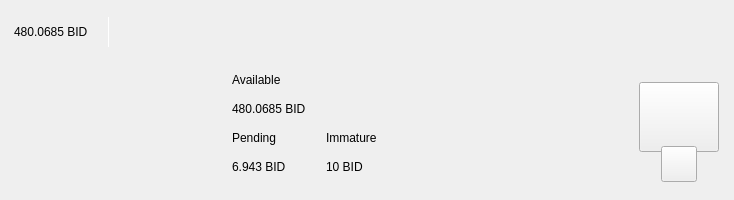
<?xml version="1.0" encoding="UTF-8"?>
<ui version="4.0">
 <class>TopBar</class>
 <widget class="QWidget" name="TopBar">
  <property name="geometry">
   <rect>
    <x>0</x>
    <y>0</y>
    <width>734</width>
    <height>200</height>
   </rect>
  </property>
  <property name="minimumSize">
   <size>
    <width>0</width>
    <height>200</height>
   </size>
  </property>
  <property name="maximumSize">
   <size>
    <width>16777215</width>
    <height>200</height>
   </size>
  </property>
  <property name="windowTitle">
   <string>Form</string>
  </property>
  <layout class="QVBoxLayout" name="verticalLayout_10" stretch="0">
   <property name="spacing">
    <number>0</number>
   </property>
   <property name="leftMargin">
    <number>0</number>
   </property>
   <property name="topMargin">
    <number>0</number>
   </property>
   <property name="rightMargin">
    <number>0</number>
   </property>
   <property name="bottomMargin">
    <number>0</number>
   </property>
   <item>
    <widget class="PFBorderImage" name="containerTop">
     <layout class="QVBoxLayout" name="verticalLayout_11">
      <property name="spacing">
       <number>0</number>
      </property>
      <property name="leftMargin">
       <number>0</number>
      </property>
      <property name="topMargin">
       <number>0</number>
      </property>
      <property name="rightMargin">
       <number>0</number>
      </property>
      <property name="bottomMargin">
       <number>0</number>
      </property>
      <item>
       <widget class="QWidget" name="top_container_2" native="true">
        <property name="minimumSize">
         <size>
          <width>0</width>
          <height>65</height>
         </size>
        </property>
        <layout class="QHBoxLayout" name="top_container">
         <property name="spacing">
          <number>0</number>
         </property>
         <property name="leftMargin">
          <number>14</number>
         </property>
         <property name="topMargin">
          <number>0</number>
         </property>
         <property name="rightMargin">
          <number>14</number>
         </property>
         <property name="bottomMargin">
          <number>0</number>
         </property>
         <item alignment="Qt::AlignVCenter">
          <widget class="QWidget" name="widgetTopAmount" native="true">
           <property name="sizePolicy">
            <sizepolicy hsizetype="Preferred" vsizetype="Maximum">
             <horstretch>0</horstretch>
             <verstretch>0</verstretch>
            </sizepolicy>
           </property>
           <layout class="QHBoxLayout" name="horizontalLayout_5">
            <property name="spacing">
             <number>0</number>
            </property>
            <property name="leftMargin">
             <number>0</number>
            </property>
            <property name="topMargin">
             <number>0</number>
            </property>
            <property name="rightMargin">
             <number>0</number>
            </property>
            <property name="bottomMargin">
             <number>0</number>
            </property>
            <item alignment="Qt::AlignTop">
             <widget class="QLabel" name="labelAmountTopPiv">
              <property name="minimumSize">
               <size>
                <width>0</width>
                <height>36</height>
               </size>
              </property>
              <property name="styleSheet">
               <string notr="true">padding:0px;margin:0px;</string>
              </property>
              <property name="text">
               <string>480.0685 BID</string>
              </property>
             </widget>
            </item>
            <item>
             <spacer name="horizontalSpacer_11">
              <property name="orientation">
               <enum>Qt::Horizontal</enum>
              </property>
              <property name="sizeType">
               <enum>QSizePolicy::Fixed</enum>
              </property>
              <property name="sizeHint" stdset="0">
               <size>
                <width>20</width>
                <height>20</height>
               </size>
              </property>
             </spacer>
            </item>
            <item alignment="Qt::AlignVCenter">
             <widget class="QLabel" name="label_16">
              <property name="minimumSize">
               <size>
                <width>1</width>
                <height>30</height>
               </size>
              </property>
              <property name="maximumSize">
               <size>
                <width>1</width>
                <height>30</height>
               </size>
              </property>
              <property name="styleSheet">
               <string notr="true">background-color:white;
padding:0px;
border:none;</string>
              </property>
              <property name="text">
               <string/>
              </property>
             </widget>
            </item>
            <item>
             <spacer name="horizontalSpacer_12">
              <property name="orientation">
               <enum>Qt::Horizontal</enum>
              </property>
              <property name="sizeType">
               <enum>QSizePolicy::Fixed</enum>
              </property>
              <property name="sizeHint" stdset="0">
               <size>
                <width>20</width>
                <height>20</height>
               </size>
              </property>
             </spacer>
            </item>
           </layout>
          </widget>
         </item>
         <item>
          <spacer name="horizontalSpacer">
           <property name="orientation">
            <enum>Qt::Horizontal</enum>
           </property>
           <property name="sizeHint" stdset="0">
            <size>
             <width>40</width>
             <height>20</height>
            </size>
           </property>
          </spacer>
         </item>
         <item>
          <layout class="QHBoxLayout" name="horizontalLayout_4">
           <property name="spacing">
            <number>12</number>
           </property>
           <property name="rightMargin">
            <number>0</number>
           </property>
           <item alignment="Qt::AlignRight">
            <widget class="QWidget" name="layoutSync" native="true">
             <property name="minimumSize">
              <size>
               <width>0</width>
               <height>36</height>
              </size>
             </property>
             <property name="maximumSize">
              <size>
               <width>16777215</width>
               <height>36</height>
              </size>
             </property>
             <layout class="QVBoxLayout" name="verticalLayout_9">
              <property name="leftMargin">
               <number>0</number>
              </property>
              <property name="topMargin">
               <number>0</number>
              </property>
              <property name="rightMargin">
               <number>0</number>
              </property>
              <property name="bottomMargin">
               <number>0</number>
              </property>
              <item>
               <widget class="ExpandableButton" name="pushButtonSync" native="true">
                <property name="minimumSize">
                 <size>
                  <width>36</width>
                  <height>36</height>
                 </size>
                </property>
                <property name="maximumSize">
                 <size>
                  <width>16777215</width>
                  <height>36</height>
                 </size>
                </property>
               </widget>
              </item>
             </layout>
            </widget>
           </item>
           <item>
            <widget class="ExpandableButton" name="pushButtonMint" native="true">
             <property name="minimumSize">
              <size>
               <width>36</width>
               <height>36</height>
              </size>
             </property>
            </widget>
           </item>
           <item>
            <widget class="ExpandableButton" name="pushButtonStack" native="true">
             <property name="minimumSize">
              <size>
               <width>36</width>
               <height>36</height>
              </size>
             </property>
            </widget>
           </item>
           <item>
            <widget class="ExpandableButton" name="pushButtonColdStaking" native="true">
             <property name="minimumSize">
              <size>
               <width>36</width>
               <height>36</height>
              </size>
             </property>
            </widget>
           </item>
           <item>
            <widget class="ExpandableButton" name="pushButtonConnection" native="true">
             <property name="minimumSize">
              <size>
               <width>36</width>
               <height>36</height>
              </size>
             </property>
            </widget>
           </item>
           <item>
            <widget class="ExpandableButton" name="pushButtonLock" native="true">
             <property name="sizePolicy">
              <sizepolicy hsizetype="Expanding" vsizetype="Expanding">
               <horstretch>0</horstretch>
               <verstretch>0</verstretch>
              </sizepolicy>
             </property>
             <property name="minimumSize">
              <size>
               <width>36</width>
               <height>0</height>
              </size>
             </property>
            </widget>
           </item>
           <item>
            <widget class="ExpandableButton" name="pushButtonTheme" native="true">
             <property name="minimumSize">
              <size>
               <width>36</width>
               <height>36</height>
              </size>
             </property>
             <property name="maximumSize">
              <size>
               <width>16777215</width>
               <height>36</height>
              </size>
             </property>
            </widget>
           </item>
           <item>
            <widget class="ExpandableButton" name="pushButtonFAQ" native="true">
             <property name="minimumSize">
              <size>
               <width>36</width>
               <height>36</height>
              </size>
             </property>
            </widget>
           </item>
          </layout>
         </item>
        </layout>
       </widget>
      </item>
      <item>
       <widget class="QWidget" name="bottom_container" native="true">
        <property name="minimumSize">
         <size>
          <width>0</width>
          <height>135</height>
         </size>
        </property>
        <layout class="QHBoxLayout" name="botton_container">
         <property name="leftMargin">
          <number>10</number>
         </property>
         <property name="topMargin">
          <number>0</number>
         </property>
         <property name="rightMargin">
          <number>10</number>
         </property>
         <property name="bottomMargin">
          <number>10</number>
         </property>
         <item>
          <spacer name="horizontalSpacer_4">
           <property name="orientation">
            <enum>Qt::Horizontal</enum>
           </property>
           <property name="sizeHint" stdset="0">
            <size>
             <width>40</width>
             <height>20</height>
            </size>
           </property>
          </spacer>
         </item>
         <item>
          <layout class="QHBoxLayout" name="horizontalLayout_3">
           <property name="bottomMargin">
            <number>9</number>
           </property>
           <item>
            <layout class="QVBoxLayout" name="verticalLayout_7">
             <property name="spacing">
              <number>0</number>
             </property>
             <property name="leftMargin">
              <number>0</number>
             </property>
             <property name="rightMargin">
              <number>30</number>
             </property>
             <item>
              <layout class="QVBoxLayout" name="verticalLayout_2">
               <item>
                <widget class="QLabel" name="labelTitle1">
                 <property name="text">
                  <string>Available</string>
                 </property>
                </widget>
               </item>
               <item>
                <widget class="QLabel" name="labelAmountPiv">
                 <property name="text">
                  <string>480.0685 BID</string>
                 </property>
                </widget>
               </item>
              </layout>
             </item>
             <item>
              <layout class="QHBoxLayout" name="horizontalLayout_2">
               <property name="spacing">
                <number>0</number>
               </property>
               <item>
                <layout class="QVBoxLayout" name="verticalLayout_3">
                 <item>
                  <widget class="QLabel" name="labelTitle3">
                   <property name="text">
                    <string>Pending</string>
                   </property>
                  </widget>
                 </item>
                 <item>
                  <widget class="QLabel" name="labelPendingPiv">
                   <property name="text">
                    <string>6.943 BID</string>
                   </property>
                  </widget>
                 </item>
                </layout>
               </item>
               <item>
                <spacer name="horizontalSpacer_3">
                 <property name="orientation">
                  <enum>Qt::Horizontal</enum>
                 </property>
                 <property name="sizeType">
                  <enum>QSizePolicy::Fixed</enum>
                 </property>
                 <property name="sizeHint" stdset="0">
                  <size>
                   <width>40</width>
                   <height>20</height>
                  </size>
                 </property>
                </spacer>
               </item>
               <item>
                <layout class="QVBoxLayout" name="verticalLayout_4">
                 <item>
                  <widget class="QLabel" name="labelTitle4">
                   <property name="text">
                    <string>Immature</string>
                   </property>
                  </widget>
                 </item>
                 <item>
                  <widget class="QLabel" name="labelImmaturePiv">
                   <property name="text">
                    <string>10 BID</string>
                   </property>
                  </widget>
                 </item>
                </layout>
               </item>
              </layout>
             </item>
            </layout>
           </item>
          </layout>
         </item>
         <item>
          <spacer name="horizontalSpacer_2">
           <property name="orientation">
            <enum>Qt::Horizontal</enum>
           </property>
           <property name="sizeHint" stdset="0">
            <size>
             <width>40</width>
             <height>20</height>
            </size>
           </property>
          </spacer>
         </item>
         <item alignment="Qt::AlignHCenter|Qt::AlignVCenter">
          <widget class="QWidget" name="qrContainer" native="true">
           <property name="sizePolicy">
            <sizepolicy hsizetype="Preferred" vsizetype="Minimum">
             <horstretch>0</horstretch>
             <verstretch>0</verstretch>
            </sizepolicy>
           </property>
           <property name="minimumSize">
            <size>
             <width>90</width>
             <height>110</height>
            </size>
           </property>
           <property name="maximumSize">
            <size>
             <width>90</width>
             <height>110</height>
            </size>
           </property>
           <layout class="QVBoxLayout" name="containerQR">
            <property name="spacing">
             <number>0</number>
            </property>
            <property name="leftMargin">
             <number>5</number>
            </property>
            <property name="topMargin">
             <number>10</number>
            </property>
            <property name="rightMargin">
             <number>5</number>
            </property>
            <property name="bottomMargin">
             <number>0</number>
            </property>
            <item>
             <widget class="QPushButton" name="btnQr">
              <property name="minimumSize">
               <size>
                <width>70</width>
                <height>70</height>
               </size>
              </property>
              <property name="maximumSize">
               <size>
                <width>16777215</width>
                <height>70</height>
               </size>
              </property>
              <property name="focusPolicy">
               <enum>Qt::NoFocus</enum>
              </property>
              <property name="text">
               <string/>
              </property>
              <property name="iconSize">
               <size>
                <width>70</width>
                <height>70</height>
               </size>
              </property>
             </widget>
            </item>
            <item>
             <spacer name="verticalSpacer">
              <property name="orientation">
               <enum>Qt::Vertical</enum>
              </property>
              <property name="sizeType">
               <enum>QSizePolicy::Fixed</enum>
              </property>
              <property name="sizeHint" stdset="0">
               <size>
                <width>20</width>
                <height>20</height>
               </size>
              </property>
             </spacer>
            </item>
            <item alignment="Qt::AlignHCenter|Qt::AlignBottom">
             <widget class="QPushButton" name="pushButtonQR">
              <property name="minimumSize">
               <size>
                <width>36</width>
                <height>36</height>
               </size>
              </property>
              <property name="maximumSize">
               <size>
                <width>36</width>
                <height>36</height>
               </size>
              </property>
              <property name="focusPolicy">
               <enum>Qt::NoFocus</enum>
              </property>
              <property name="text">
               <string/>
              </property>
             </widget>
            </item>
           </layout>
          </widget>
         </item>
        </layout>
       </widget>
      </item>
     </layout>
    </widget>
   </item>
  </layout>
 </widget>
 <customwidgets>
  <customwidget>
   <class>ExpandableButton</class>
   <extends>QWidget</extends>
   <header>qt/blockidcoin/expandablebutton.h</header>
   <container>1</container>
  </customwidget>
  <customwidget>
   <class>PFBorderImage</class>
   <extends>QFrame</extends>
   <header>qt/blockidcoin/pfborderimage.h</header>
   <container>1</container>
  </customwidget>
 </customwidgets>
 <resources/>
 <connections/>
</ui>
